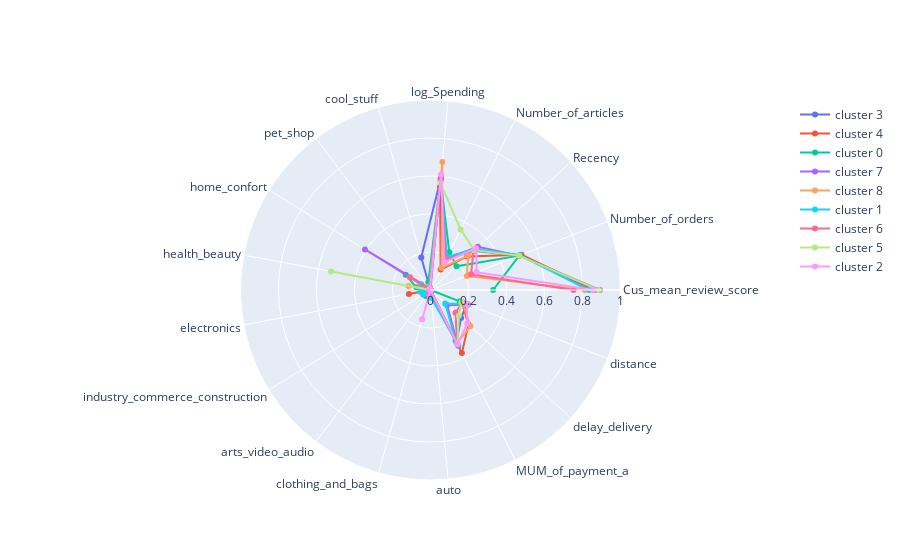

Write notebook code for a chart like this one.
### Code cell
polarplt(df1, 'cluster_M0', selection)

### Figure 1 — Plotly figure (JSON) as saved in the notebook; plotly's stock layout.template omitted (floating-point values rounded to 4 significant figures)
{"data": [{"name": "cluster 3", "r": [0.858, 0.5042, 0.3068, 0.1794, 0.5918, 0.1782, 0.0001282, 0.001538, 0.0006409, null, 0.0008973, 0.0002564, 0.0005128, 0.0006409, 0.3059, 0.2182, 0.204], "theta": ["Cus_mean_review_score", "Number_of_orders", "Recency", "Number_of_articles", "log_Spending", "cool_stuff", "pet_shop", "home_confort", "health_beauty", "electronics", "industry_commerce_construction", "arts_video_audio", "clothing_and_bags", "auto", "MUM_of_payment_a", "delay_delivery", "distance", "cluster_t1", "cluster_M0", "cluster"], "type": "scatterpolar"}, {"name": "cluster 4", "r": [0.8649, 0.514, 0.2621, 0.1201, 0.5468, 0.01058, 0.00161, 0.008972, 0.0004601, 0.1154, 0.0023, 0.005521, 0.00023, 0.00207, 0.3701, 0.2705, 0.1776], "theta": ["Cus_mean_review_score", "Number_of_orders", "Recency", "Number_of_articles", "log_Spending", "cool_stuff", "pet_shop", "home_confort", "health_beauty", "electronics", "industry_commerce_construction", "arts_video_audio", "clothing_and_bags", "auto", "MUM_of_payment_a", "delay_delivery", "distance", "cluster_t1", "cluster_M0", "cluster"], "type": "scatterpolar"}, {"name": "cluster 0", "r": [0.3295, 0.501, 0.1852, 0.2219, 0.5801, 0.04181, 0.005566, 0.1532, 0.07589, 0.0338, 0.03204, 0.03951, 0.02389, 0.01398, 0.3284, -0.1647, 0.1648], "theta": ["Cus_mean_review_score", "Number_of_orders", "Recency", "Number_of_articles", "log_Spending", "cool_stuff", "pet_shop", "home_confort", "health_beauty", "electronics", "industry_commerce_construction", "arts_video_audio", "clothing_and_bags", "auto", "MUM_of_payment_a", "delay_delivery", "distance", "cluster_t1", "cluster_M0", "cluster"], "type": "scatterpolar"}, {"name": "cluster 7", "r": [0.8916, 0.5008, 0.337, 0.1825, 0.5918, 0.001192, 0.0133, 0.4055, 0.0001255, null, 0.008096, 0.03062, null, 0.02109, 0.3215, 0.1186, 0.212], "theta": ["Cus_mean_review_score", "Number_of_orders", "Recency", "Number_of_articles", "log_Spending", "cool_stuff", "pet_shop", "home_confort", "health_beauty", "electronics", "industry_commerce_construction", "arts_video_audio", "clothing_and_bags", "auto", "MUM_of_payment_a", "delay_delivery", "distance", "cluster_t1", "cluster_M0", "cluster"], "type": "scatterpolar"}, {"name": "cluster 8", "r": [0.8114, 0.2049, 0.269, 0.1299, 0.6769, 0.02052, 0.0067, 0.0258, 0.1177, 0.0134, 0.01591, 0.02345, 0.01228, 0.007119, 0.3132, 0.2839, 0.1806], "theta": ["Cus_mean_review_score", "Number_of_orders", "Recency", "Number_of_articles", "log_Spending", "cool_stuff", "pet_shop", "home_confort", "health_beauty", "electronics", "industry_commerce_construction", "arts_video_audio", "clothing_and_bags", "auto", "MUM_of_payment_a", "delay_delivery", "distance", "cluster_t1", "cluster_M0", "cluster"], "type": "scatterpolar"}, {"name": "cluster 1", "r": [0.8334, 0.5054, 0.3215, 0.1943, 0.5881, 0.0122, 0.01415, 0.05744, 0.0137, 0.0535, 0.04618, 0.01497, 0.01671, 0.04164, 0.2949, 0.1053, 0.2064], "theta": ["Cus_mean_review_score", "Number_of_orders", "Recency", "Number_of_articles", "log_Spending", "cool_stuff", "pet_shop", "home_confort", "health_beauty", "electronics", "industry_commerce_construction", "arts_video_audio", "clothing_and_bags", "auto", "MUM_of_payment_a", "delay_delivery", "distance", "cluster_t1", "cluster_M0", "cluster"], "type": "scatterpolar"}, {"name": "cluster 6", "r": [0.753, 0.2289, 0.3061, 0.1802, 0.5872, 0.008467, 0.003871, 0.1269, 0.004657, 0.004587, 0.007082, 0.003704, 0.01312, 0.00508, 0.3137, 0.1781, 0.1803], "theta": ["Cus_mean_review_score", "Number_of_orders", "Recency", "Number_of_articles", "log_Spending", "cool_stuff", "pet_shop", "home_confort", "health_beauty", "electronics", "industry_commerce_construction", "arts_video_audio", "clothing_and_bags", "auto", "MUM_of_payment_a", "delay_delivery", "distance", "cluster_t1", "cluster_M0", "cluster"], "type": "scatterpolar"}, {"name": "cluster 5", "r": [0.886, 0.5002, 0.3113, 0.3552, 0.5655, null, 0.000108, 0.0005401, 0.5326, 0.000108, null, 0.0005401, null, null, 0.3175, 0.2019, 0.1744], "theta": ["Cus_mean_review_score", "Number_of_orders", "Recency", "Number_of_articles", "log_Spending", "cool_stuff", "pet_shop", "home_confort", "health_beauty", "electronics", "industry_commerce_construction", "arts_video_audio", "clothing_and_bags", "auto", "MUM_of_payment_a", "delay_delivery", "distance", "cluster_t1", "cluster_M0", "cluster"], "type": "scatterpolar"}, {"name": "cluster 2", "r": [0.8575, 0.2605, 0.3254, 0.1638, 0.6105, 0.007972, 0.0008857, 0.007381, 0.002067, 0.001476, 0.001476, 0.001624, 0.1596, 0.0008857, 0.32, 0.2617, 0.2062], "theta": ["Cus_mean_review_score", "Number_of_orders", "Recency", "Number_of_articles", "log_Spending", "cool_stuff", "pet_shop", "home_confort", "health_beauty", "electronics", "industry_commerce_construction", "arts_video_audio", "clothing_and_bags", "auto", "MUM_of_payment_a", "delay_delivery", "distance", "cluster_t1", "cluster_M0", "cluster"], "type": "scatterpolar"}], "layout": {"polar": {"radialaxis": {"range": [0, 1], "visible": true}}, "showlegend": true}}
